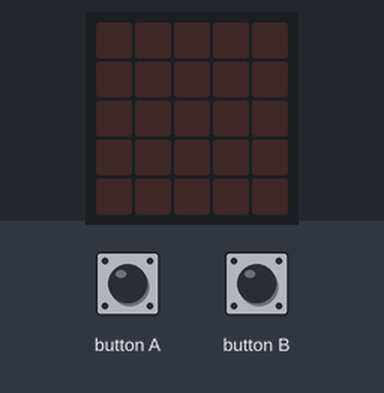
A program run on a simulated BBC micro:bit (MakeCode). Parts: the board's 5×5 LED display. The inputs (shaded band) are chosen by the test bench. Random numbers come from a fixed seed.

Above: at 1.2 s.
1.3 s: button B pressed for 0.15 s
At 2.0 s:
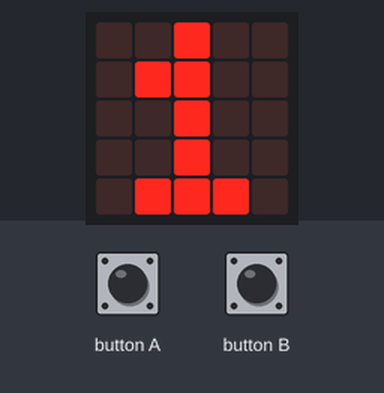
At 5.9 s:
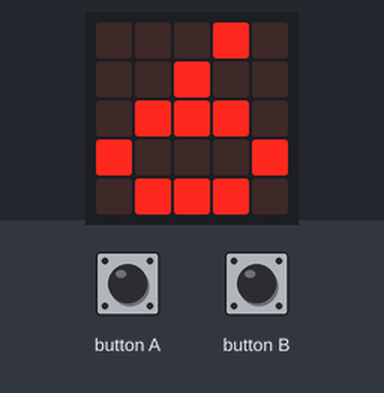
Timing chart, 0 to 7.4 s (numbered marks = the images above; inputs shaded):
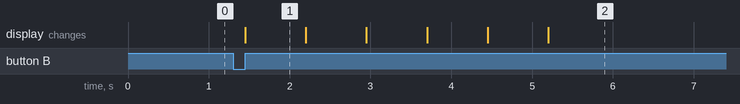

Measured:
- after the input at 1.3 s, the display: changes after 0.15 s (image 1)
- what the display in image 1 shows lasts 0.7 s, from 1.5 s to 2.2 s

The program:

main.ts
```typescript
input.onButtonPressed(Button.A, function () {
    basic.showNumber(randint(1, 6))
})
input.onButtonPressed(Button.B, function () {
    basic.showNumber(1)
    basic.showNumber(2)
    basic.showNumber(3)
    basic.showNumber(4)
    basic.showNumber(5)
    basic.showNumber(6)
})
basic.forever(function () {

})
```

test.ts
```typescript
// 在這裡測試；當此封包作為擴充功能時，將不會編譯此內容。
```
